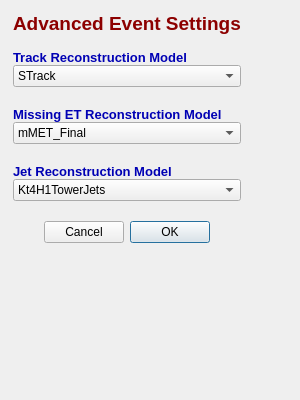
<ui version="4.0" >
 <class>Dialog</class>
 <widget class="AAdvancedEventSettings" name="Dialog" >
  <property name="geometry" >
   <rect>
    <x>0</x>
    <y>0</y>
    <width>300</width>
    <height>400</height>
   </rect>
  </property>
  <property name="sizePolicy" >
   <sizepolicy vsizetype="Fixed" hsizetype="Fixed" >
    <horstretch>0</horstretch>
    <verstretch>0</verstretch>
   </sizepolicy>
  </property>
  <property name="minimumSize" >
   <size>
    <width>300</width>
    <height>300</height>
   </size>
  </property>
  <property name="windowTitle" >
   <string>Advanced Event Settings</string>
  </property>
  <widget class="QWidget" name="verticalLayoutWidget" >
   <property name="geometry" >
    <rect>
     <x>13</x>
     <y>10</y>
     <width>281</width>
     <height>371</height>
    </rect>
   </property>
   <layout class="QVBoxLayout" name="verticalLayout" >
    <property name="spacing" >
     <number>0</number>
    </property>
    <property name="sizeConstraint" >
     <enum>QLayout::SetFixedSize</enum>
    </property>
    <property name="topMargin" >
     <number>2</number>
    </property>
    <property name="rightMargin" >
     <number>0</number>
    </property>
    <property name="bottomMargin" >
     <number>0</number>
    </property>
    <item>
     <widget class="QLabel" name="label" >
      <property name="font" >
       <font>
        <pointsize>14</pointsize>
        <weight>75</weight>
        <bold>true</bold>
       </font>
      </property>
      <property name="styleSheet" >
       <string notr="true" >color: rgb(140, 0, 0);</string>
      </property>
      <property name="text" >
       <string>Advanced Event Settings</string>
      </property>
     </widget>
    </item>
    <item>
     <spacer name="verticalSpacer" >
      <property name="orientation" >
       <enum>Qt::Vertical</enum>
      </property>
      <property name="sizeType" >
       <enum>QSizePolicy::Fixed</enum>
      </property>
      <property name="sizeHint" stdset="0" >
       <size>
        <width>20</width>
        <height>15</height>
       </size>
      </property>
     </spacer>
    </item>
    <item>
     <widget class="QLabel" name="label_4" >
      <property name="font" >
       <font>
        <pointsize>10</pointsize>
        <weight>75</weight>
        <bold>true</bold>
       </font>
      </property>
      <property name="styleSheet" >
       <string notr="true" >color: rgb(0, 0, 180);</string>
      </property>
      <property name="text" >
       <string>Track Reconstruction Model</string>
      </property>
     </widget>
    </item>
    <item>
     <widget class="QComboBox" name="TrackComboBox" >
      <property name="enabled" >
       <bool>true</bool>
      </property>
      <property name="font" >
       <font>
        <pointsize>9</pointsize>
        <weight>50</weight>
        <bold>false</bold>
        <underline>false</underline>
        <strikeout>false</strikeout>
        <kerning>true</kerning>
       </font>
      </property>
      <property name="contextMenuPolicy" >
       <enum>Qt::DefaultContextMenu</enum>
      </property>
      <property name="layoutDirection" >
       <enum>Qt::LeftToRight</enum>
      </property>
      <property name="autoFillBackground" >
       <bool>false</bool>
      </property>
      <property name="editable" >
       <bool>false</bool>
      </property>
      <property name="insertPolicy" >
       <enum>QComboBox::InsertAtBottom</enum>
      </property>
      <property name="sizeAdjustPolicy" >
       <enum>QComboBox::AdjustToContentsOnFirstShow</enum>
      </property>
      <property name="duplicatesEnabled" >
       <bool>false</bool>
      </property>
      <property name="frame" >
       <bool>true</bool>
      </property>
      <property name="modelColumn" >
       <number>0</number>
      </property>
      <item>
       <property name="text" >
        <string>STrack</string>
       </property>
      </item>
     </widget>
    </item>
    <item>
     <spacer name="verticalSpacer_3" >
      <property name="orientation" >
       <enum>Qt::Vertical</enum>
      </property>
      <property name="sizeType" >
       <enum>QSizePolicy::Fixed</enum>
      </property>
      <property name="sizeHint" stdset="0" >
       <size>
        <width>20</width>
        <height>20</height>
       </size>
      </property>
     </spacer>
    </item>
    <item>
     <widget class="QLabel" name="label_3" >
      <property name="font" >
       <font>
        <pointsize>10</pointsize>
        <weight>75</weight>
        <bold>true</bold>
       </font>
      </property>
      <property name="styleSheet" >
       <string notr="true" >color: rgb(0, 0, 180);</string>
      </property>
      <property name="text" >
       <string>Missing ET Reconstruction Model</string>
      </property>
     </widget>
    </item>
    <item>
     <widget class="QComboBox" name="MisEtComboBox" >
      <property name="enabled" >
       <bool>true</bool>
      </property>
      <property name="font" >
       <font>
        <pointsize>9</pointsize>
        <weight>50</weight>
        <bold>false</bold>
        <underline>false</underline>
        <strikeout>false</strikeout>
        <kerning>true</kerning>
       </font>
      </property>
      <property name="contextMenuPolicy" >
       <enum>Qt::DefaultContextMenu</enum>
      </property>
      <property name="layoutDirection" >
       <enum>Qt::LeftToRight</enum>
      </property>
      <property name="autoFillBackground" >
       <bool>false</bool>
      </property>
      <property name="editable" >
       <bool>false</bool>
      </property>
      <property name="insertPolicy" >
       <enum>QComboBox::InsertAtBottom</enum>
      </property>
      <property name="sizeAdjustPolicy" >
       <enum>QComboBox::AdjustToContentsOnFirstShow</enum>
      </property>
      <property name="duplicatesEnabled" >
       <bool>false</bool>
      </property>
      <property name="frame" >
       <bool>true</bool>
      </property>
      <property name="modelColumn" >
       <number>0</number>
      </property>
      <item>
       <property name="text" >
        <string>mMET_Final</string>
       </property>
      </item>
      <item>
       <property name="text" >
        <string>mMET_RefMuon</string>
       </property>
      </item>
      <item>
       <property name="text" >
        <string>mMET_Calib</string>
       </property>
      </item>
      <item>
       <property name="text" >
        <string>mMET_RefFinal</string>
       </property>
      </item>
      <item>
       <property name="text" >
        <string>mMET_Truth</string>
       </property>
      </item>
     </widget>
    </item>
    <item>
     <spacer name="verticalSpacer_4" >
      <property name="orientation" >
       <enum>Qt::Vertical</enum>
      </property>
      <property name="sizeType" >
       <enum>QSizePolicy::Fixed</enum>
      </property>
      <property name="sizeHint" stdset="0" >
       <size>
        <width>20</width>
        <height>20</height>
       </size>
      </property>
     </spacer>
    </item>
    <item>
     <widget class="QLabel" name="label_2" >
      <property name="font" >
       <font>
        <pointsize>10</pointsize>
        <weight>75</weight>
        <bold>true</bold>
       </font>
      </property>
      <property name="styleSheet" >
       <string notr="true" >color: rgb(0, 0, 180);</string>
      </property>
      <property name="text" >
       <string>Jet Reconstruction Model</string>
      </property>
     </widget>
    </item>
    <item>
     <widget class="QComboBox" name="JetComboBox" >
      <property name="enabled" >
       <bool>true</bool>
      </property>
      <property name="font" >
       <font>
        <pointsize>9</pointsize>
        <weight>50</weight>
        <bold>false</bold>
        <underline>false</underline>
        <strikeout>false</strikeout>
        <kerning>true</kerning>
       </font>
      </property>
      <property name="contextMenuPolicy" >
       <enum>Qt::DefaultContextMenu</enum>
      </property>
      <property name="layoutDirection" >
       <enum>Qt::LeftToRight</enum>
      </property>
      <property name="autoFillBackground" >
       <bool>false</bool>
      </property>
      <property name="editable" >
       <bool>false</bool>
      </property>
      <property name="insertPolicy" >
       <enum>QComboBox::InsertAtBottom</enum>
      </property>
      <property name="sizeAdjustPolicy" >
       <enum>QComboBox::AdjustToContentsOnFirstShow</enum>
      </property>
      <property name="duplicatesEnabled" >
       <bool>false</bool>
      </property>
      <property name="frame" >
       <bool>true</bool>
      </property>
      <property name="modelColumn" >
       <number>0</number>
      </property>
      <item>
       <property name="text" >
        <string>Kt4H1TowerJets</string>
       </property>
      </item>
      <item>
       <property name="text" >
        <string>Kt4H1TopoJets</string>
       </property>
      </item>
      <item>
       <property name="text" >
        <string>Cone4H1TowerJets</string>
       </property>
      </item>
      <item>
       <property name="text" >
        <string>Cone4H1TopoJets</string>
       </property>
      </item>
     </widget>
    </item>
    <item>
     <spacer name="verticalSpacer_5" >
      <property name="orientation" >
       <enum>Qt::Vertical</enum>
      </property>
      <property name="sizeType" >
       <enum>QSizePolicy::Fixed</enum>
      </property>
      <property name="sizeHint" stdset="0" >
       <size>
        <width>20</width>
        <height>20</height>
       </size>
      </property>
     </spacer>
    </item>
    <item>
     <widget class="QDialogButtonBox" name="buttonBox" >
      <property name="sizePolicy" >
       <sizepolicy vsizetype="Expanding" hsizetype="Expanding" >
        <horstretch>0</horstretch>
        <verstretch>0</verstretch>
       </sizepolicy>
      </property>
      <property name="minimumSize" >
       <size>
        <width>0</width>
        <height>0</height>
       </size>
      </property>
      <property name="maximumSize" >
       <size>
        <width>500</width>
        <height>50</height>
       </size>
      </property>
      <property name="layoutDirection" >
       <enum>Qt::RightToLeft</enum>
      </property>
      <property name="orientation" >
       <enum>Qt::Horizontal</enum>
      </property>
      <property name="standardButtons" >
       <set>QDialogButtonBox::Cancel|QDialogButtonBox::Ok</set>
      </property>
      <property name="centerButtons" >
       <bool>true</bool>
      </property>
     </widget>
    </item>
   </layout>
  </widget>
 </widget>
 <customwidgets>
  <customwidget>
   <class>AAdvancedEventSettings</class>
   <extends>QDialog</extends>
   <header>AAdvancedEventSettings.h</header>
   <container>1</container>
   <slots>
    <slot>defineTrackType(Qstring)</slot>
    <slot>defineJetType(QString)</slot>
    <slot>defineMisEtType(Qstring)</slot>
    <slot>defineTrackType(QString)</slot>
    <slot>defineMisEtType(QString)</slot>
   </slots>
  </customwidget>
 </customwidgets>
 <resources/>
 <connections>
  <connection>
   <sender>buttonBox</sender>
   <signal>accepted()</signal>
   <receiver>Dialog</receiver>
   <slot>accept()</slot>
   <hints>
    <hint type="sourcelabel" >
     <x>230</x>
     <y>284</y>
    </hint>
    <hint type="destinationlabel" >
     <x>157</x>
     <y>274</y>
    </hint>
   </hints>
  </connection>
  <connection>
   <sender>buttonBox</sender>
   <signal>rejected()</signal>
   <receiver>Dialog</receiver>
   <slot>reject()</slot>
   <hints>
    <hint type="sourcelabel" >
     <x>230</x>
     <y>290</y>
    </hint>
    <hint type="destinationlabel" >
     <x>286</x>
     <y>274</y>
    </hint>
   </hints>
  </connection>
  <connection>
   <sender>JetComboBox</sender>
   <signal>activated(QString)</signal>
   <receiver>Dialog</receiver>
   <slot>defineJetType(QString)</slot>
   <hints>
    <hint type="sourcelabel" >
     <x>115</x>
     <y>230</y>
    </hint>
    <hint type="destinationlabel" >
     <x>155</x>
     <y>164</y>
    </hint>
   </hints>
  </connection>
  <connection>
   <sender>MisEtComboBox</sender>
   <signal>activated(QString)</signal>
   <receiver>Dialog</receiver>
   <slot>defineMisEtType(QString)</slot>
   <hints>
    <hint type="sourcelabel" >
     <x>115</x>
     <y>160</y>
    </hint>
    <hint type="destinationlabel" >
     <x>155</x>
     <y>164</y>
    </hint>
   </hints>
  </connection>
  <connection>
   <sender>TrackComboBox</sender>
   <signal>activated(QString)</signal>
   <receiver>Dialog</receiver>
   <slot>defineTrackType(QString)</slot>
   <hints>
    <hint type="sourcelabel" >
     <x>115</x>
     <y>90</y>
    </hint>
    <hint type="destinationlabel" >
     <x>155</x>
     <y>164</y>
    </hint>
   </hints>
  </connection>
 </connections>
</ui>
